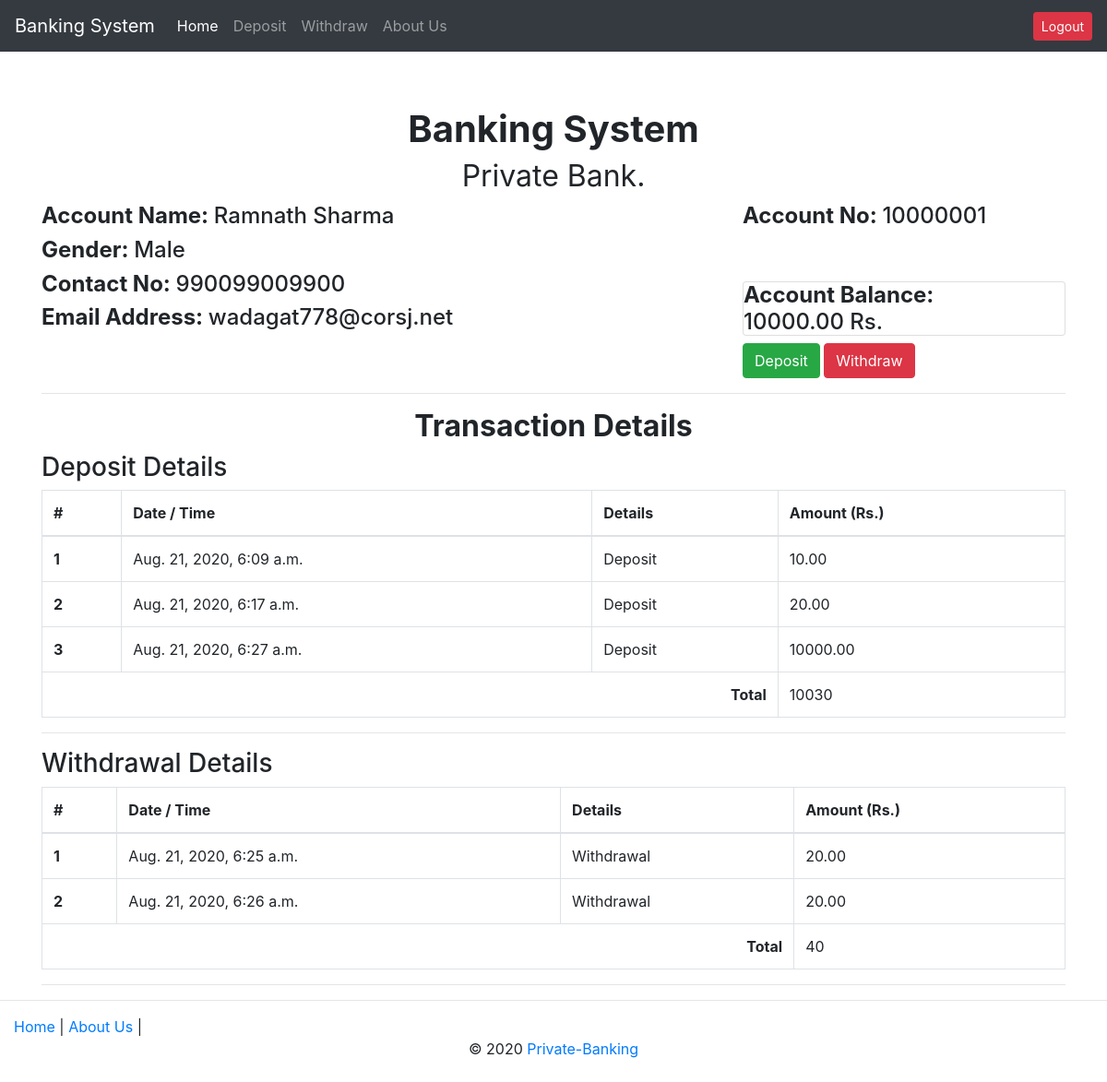
The page / (signed in) on the database its author committed.
### accounts/models.py (models this page shows, shortened)
class Customer(models.Model):
	user = models.OneToOneField(User, on_delete=models.CASCADE)
	name = models.CharField(max_length = 200, null=True)
	account_no = models.PositiveIntegerField(
		unique=True,
		validators=[MinValueValidator(10000000),MaxValueValidator(99999999)]
	)
	balance = models.DecimalField(default=10,max_digits=8,decimal_places=2)
	GENDER_CHOICE = (
		('M', 'Male'),
		('F', 'Female')
	)
	gender = models.CharField(max_length=1, choices=GENDER_CHOICE)
	phone = models.IntegerField(unique=True, blank=True, null=True)
	email = models.EmailField(unique=True, null=False, blank=False)
	date_create = models.DateTimeField(auto_now_add=True, null=True)

### transactions/models.py (models this page shows, shortened)
class Deposit(models.Model):
	customer = models.ForeignKey(Customer, on_delete = models.CASCADE)
	amount = models.DecimalField(max_digits = 8, decimal_places=2)
	timestamp = models.DateTimeField(auto_now_add=True)

class Withdrawal(models.Model):
	customer = models.ForeignKey(Customer, on_delete = models.CASCADE)
	amount = models.DecimalField(max_digits = 8, decimal_places=2)
	timestamp = models.DateTimeField(auto_now_add=True)

### transactions/views.py (the view)
# urls.py: 2. Add a URL to urlpatterns:  path('', views.home, name='home')
def home(request):
	if not request.user.is_authenticated:
		return render(request, "home.html")
	else:
		customer = Customer.objects.get(user=request.user)
		deposit = Deposit.objects.filter(customer=customer)
		deposit_total = deposit.aggregate(Sum('amount'))['amount__sum']
		withdrawal = Withdrawal.objects.filter(customer=customer)
		withdrawal_total = withdrawal.aggregate(Sum('amount'))['amount__sum']
		context = {
			'customer':customer,
			'deposit': deposit,
			'deposit_total':deposit_total,
			'withdrawal': withdrawal,
			'withdrawal_total': withdrawal_total
		}
		return render(request, 'transactions.html', context)

### banksystem/templates/transactions.html (shortened to what this page needs)
{% extends 'base.html' %}
{% block content %}
    <div class="page-header">
      <h1 class="text-center"><b>Banking System</b><br><small>Private Bank.</small></h1>
    </div>
<div class="row">
  <div class="col-xs-12 col-md-8 text-left">
    <h4><b>Account Name: </b>{{ customer.name }}</h4>
    <h4><b>Gender: </b>{{ customer.get_gender_display }}</h4>
    <h4><b>Contact No: </b>{{ customer.phone }}</h4>
    <h4><b>Email Address: </b>{{ customer.email }}</h4>
  </div>
  <div class="col-xs-6 col-md-4 text-left">
    <h4><b>Account No: </b>{{ customer.account_no }}</h4><br><br>
    <div class="well">
    <h4 class="card"><b>Account Balance: </b>{{ customer.balance }} Rs.</h4>
    <a class="btn btn-success" href="{% url 'transactions:deposit' %}">Deposit</a>
    <a class="btn btn-danger" href="{% url 'transactions:withdrawal' %}">Withdraw</a>
    </div>
  </div>
</div>
<hr>
<div class="page-header">
  <h2 class="text-center"><b>Transaction Details</b></h2>
</div>
<h3>Deposit Details</h3>
<table class="table table-hover table-bordered">
  <thead>
    <tr>
      <th>#</th>
      <th>Date / Time</th>
      <th>Details</th>
      <th>Amount (Rs.)</th>
    </tr>
  </thead>
  <tbody>
    <tr>
    {% for obj in deposit %}
      <th scope="row">{{forloop.counter}}</th>
      <td>{{ obj.timestamp }}</td>
      <td>Deposit</td>
      <td>{{ obj.amount }}</td>
    </tr>
    {% endfor %}
    <tr>
      <th class="text-right" scope="row" colspan="3">Total</th>
      <td>{{ deposit_total }}</td>
    </tr>
  </tbody>
</table>
<hr>
<h3>Withdrawal Details</h3>
<table class="table table-hover table-bordered">
  <thead>
    <tr>
      <th>#</th>
      <th>Date / Time</th>
      <th>Details</th>
      <th>Amount (Rs.)</th>
    </tr>
  </thead>
  <tbody>
    <tr>
    {% for obj in withdrawal %}
      <th scope="row">{{forloop.counter}}</th>
      <td>{{ obj.timestamp }}</td>
      <td>Withdrawal</td>
      <td>{{ obj.amount }}</td>
    </tr>
    {% endfor %}
    <tr>
      <th class="text-right" scope="row" colspan="3">Total</th>
      <td>{{ withdrawal_total }}</td>
    </tr>
  </tbody>
</table>
<hr>
{% endblock content %}

### rows shown on the page
Customer: name "Ramnath Sharma", gender "Male", phone "990099009900", email "wadagat778@corsj.net", account_no "10000001", balance "10000.00"
Deposit: timestamp "Aug. 21, 2020, 6:09 a.m.", amount "10.00"
Deposit: timestamp "Aug. 21, 2020, 6:17 a.m.", amount "20.00"
Deposit: timestamp "Aug. 21, 2020, 6:27 a.m.", amount "10000.00"
Withdrawal: timestamp "Aug. 21, 2020, 6:25 a.m.", amount "20.00"
Withdrawal: timestamp "Aug. 21, 2020, 6:26 a.m.", amount "20.00"

### other values the page prints
{{ deposit_total }} "10030"
{{ withdrawal_total }} "40"
